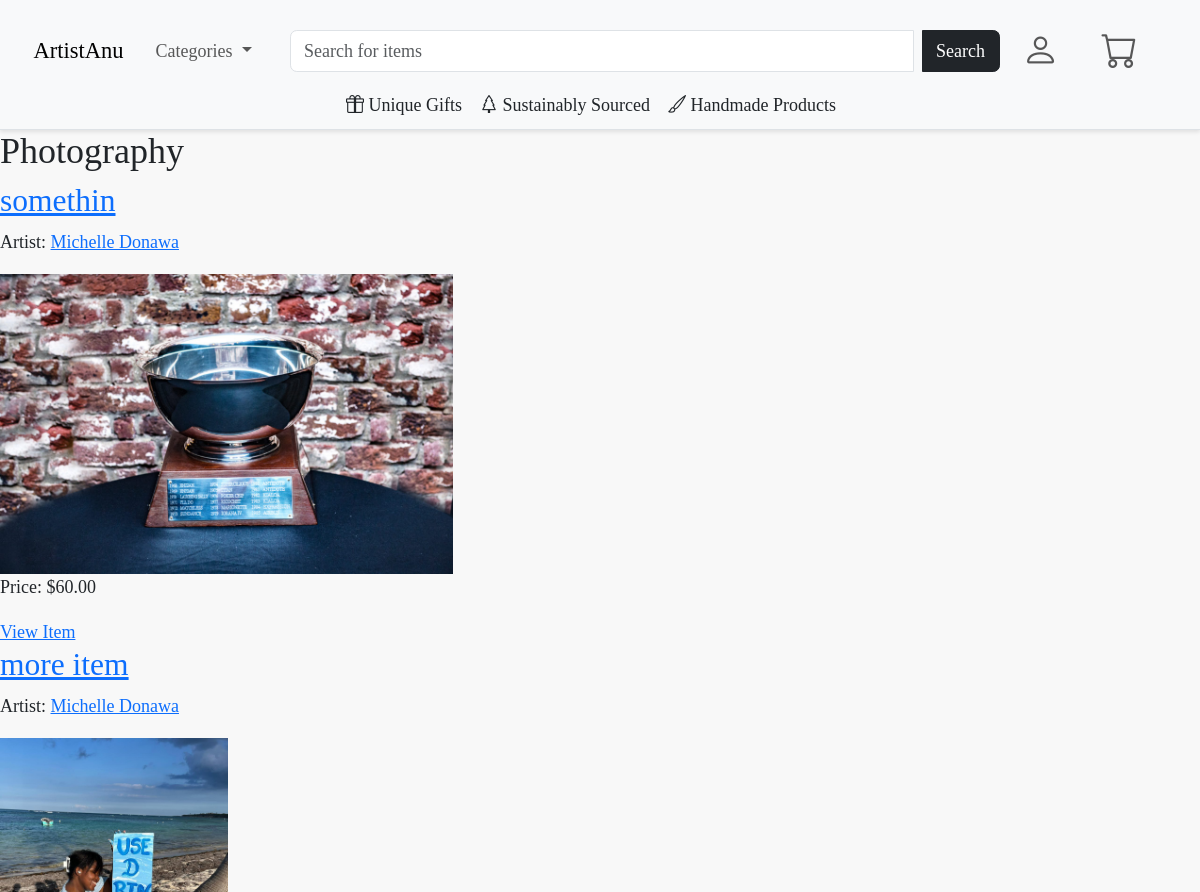
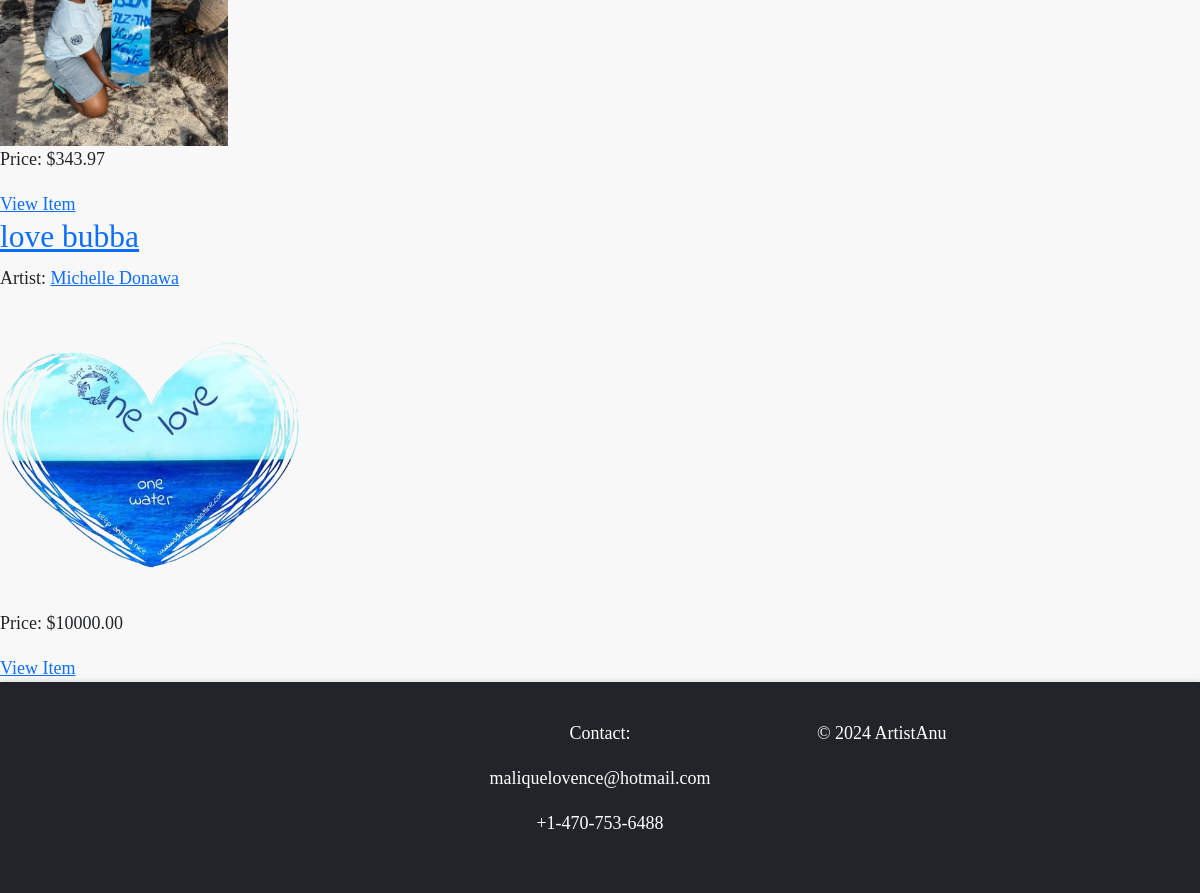
/category/Photography/, run on the app's committed database (2 pictures, top to bottom).
### catalogue/models.py (models this page shows, shortened)
class Category(models.Model):
    name = models.CharField(max_length=100, unique=True)

class CraftItem(models.Model):
    name = models.CharField(max_length=255)
    description = models.TextField(blank=True)
    artist = models.ForeignKey('Artist', on_delete=models.CASCADE)
    categories = models.ManyToManyField(Category, related_name="items")
    price = models.DecimalField(max_digits=10, decimal_places=2)
    date_created = models.DateTimeField(auto_now_add=True)
    available = models.BooleanField(default=True)
    dimensions = models.CharField(max_length=255, blank=True)
    featured = models.BooleanField(default=False)
    is_unique = models.BooleanField(default=False)
    quantity = models.PositiveIntegerField(default=1)
    is_sustainable = models.BooleanField(default=False)
    is_handmade = models.BooleanField(default=False)

class Artist(models.Model):
    name = models.CharField(max_length=255)
    user = models.OneToOneField(CustomUser, on_delete=models.CASCADE, related_name='artist_profile', null=True, blank=True)
    bio = models.TextField(blank=True)
    profile_picture = models.ImageField(upload_to='artists/', blank=True, null=True)
    email = models.EmailField(unique=True)
    phone_number = models.CharField(max_length=15, blank=True)
    website = models.URLField(blank=True, null=True)
    social_media_links = models.JSONField(blank=True, null=True)
    location = models.CharField(max_length=255, blank=True)
    date_joined = models.DateTimeField(auto_now_add=True)

class CraftItemImage(models.Model):
    craft_item = models.ForeignKey(CraftItem, on_delete=models.CASCADE, related_name='images')
    image = models.ImageField(upload_to='craft_items/')

### catalogue/views.py (the view)
# urls.py: path('category/<str:category_name>/', views.category_items, name='category_items'),
def category_items(request, category_name):
    category = get_object_or_404(Category, name=category_name)  # Get the category by name
    items = CraftItem.objects.filter(categories=category)
    return render(request, 'catalogue/category_items.html', {'category': category, 'items': items})

### catalogue/context_processors.py (called while the page is built)
def categories_processor(request):
    return {'categories': Category.objects.all()}

### catalogue/templates/catalogue/category_items.html
{% extends "base.html" %}
{% block content %}
  <h2>{{ category.name }}</h2>
  <div class="items">
    {% for item in items %}
      <div class="item-card">
        <a href="{% url 'item_detail' item.name %}"> <h3>{{ item.name }}</h3></a>
        <p><strong>Artist:</strong> <a href="{% url 'artist_detail' item.artist.name %}">{{ item.artist.name }}</a></p>
        <a href="{% url 'item_detail' item.name %}">
          {% with item.images.first as first_image %}
              {% if first_image %}
                  <img src="{{ first_image.image.url }}" class="category-item-image" alt="{{ item.name }}" >
              {% else %}
                  <img src="/static/default-image.jpg" class="category-item-image" alt="No image available" >
              {% endif %}
          {% endwith %}
      </a>
        <p>Price: ${{ item.price }}</p>
        <a href="{% url 'item_detail' item.name %}">View Item</a>
      </div>
    {% empty %}
      <p>No items in this category.</p>
    {% endfor %}
  </div>
{% endblock %}

### static/css/styles.css (style rules this page uses)
html, body { height: 100%; margin: 0; padding: 0; display: flex; flex-direction: column; font-family: 'Poppins', serif; font-weight: 300; font-size: large; background-color: #F8F8F8; }
h1, h2, h3, h4, h5, h6 { font-family: 'Playfair Display', serif; }
.category-item-image { max-width: 100%; height: auto; max-height: 300px; }

### data on the page
Category: name "Photography"
CraftItem: name "somethin", artist.name "Michelle Donawa", images.first.image (picture), price "60.00"
CraftItem: name "more item", artist.name "Michelle Donawa", images.first.image (picture), price "343.97"
CraftItem: name "love bubba", artist.name "Michelle Donawa", images.first.image (picture), price "10000.00"
